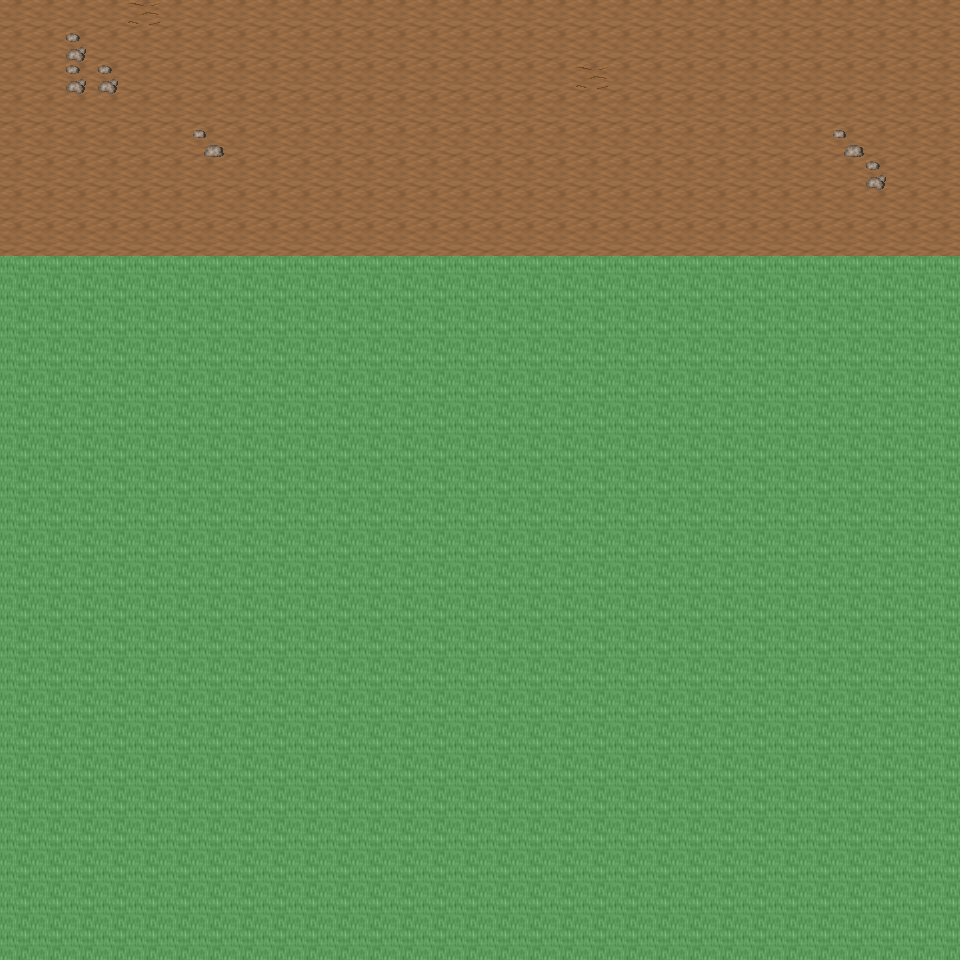

This is a level from a 2D game, rendered from its Tiled map with the project's own tilesets. A one-line summary and the map file follow, with tile-layer data summarised:
An orthogonal 30x30 tile map with 32x32 px tiles, 6 tile layers (Ground, Object, Object2, Above, ...), 24 tilesets and 3 objects (3x mapchange).

<map version="1.0" orientation="orthogonal" renderorder="right-down" width="30" height="30" tilewidth="32" tileheight="32" nextobjectid="4">
  <tileset firstgid="1" name="tileset_ground_ground" tilewidth="32" tileheight="32" tilecount="33" columns="3">
    <image source="../drawable/tileset_ground_ground.png" width="96" height="352" />
  </tileset>
  <tileset firstgid="34" name="tileset_ground_ridge_earth_dark" tilewidth="32" tileheight="32" tilecount="96" columns="12">
    <image source="../drawable/tileset_ground_ridge_earth_dark.png" width="384" height="256" />
  </tileset>
  <tileset firstgid="130" name="tileset_ground_rock_pebbles" tilewidth="32" tileheight="32" tilecount="3" columns="1">
    <image source="../drawable/tileset_ground_rock_pebbles.png" width="32" height="96" />
  </tileset>
  <tileset firstgid="133" name="tileset_ground_ladder_steps" tilewidth="32" tileheight="32" tilecount="6" columns="3">
    <image source="../drawable/tileset_ground_ladder_steps.png" width="96" height="64" />
  </tileset>
  <tileset firstgid="139" name="tileset_ground_grass_edges" tilewidth="32" tileheight="32" tilecount="36" columns="12">
    <image source="../drawable/tileset_ground_grass_edges.png" width="384" height="96" />
  </tileset>
  <tileset firstgid="175" name="tileset_ground_grass_corners" tilewidth="32" tileheight="32" tilecount="24" columns="6">
    <image source="../drawable/tileset_ground_grass_corners.png" width="192" height="128" />
  </tileset>
  <tileset firstgid="199" name="tileset_ground_earth_edges" tilewidth="32" tileheight="32" tilecount="18" columns="6">
    <image source="../drawable/tileset_ground_earth_edges.png" width="192" height="96" />
  </tileset>
  <tileset firstgid="217" name="tileset_plant_flower_daisy_white" tilewidth="32" tileheight="32" tilecount="8" columns="2">
    <image source="../drawable/tileset_plant_flower_daisy_white.png" width="64" height="128" />
  </tileset>
  <tileset firstgid="225" name="tileset_item_corpse_huge_animal" tilewidth="32" tileheight="32" tilecount="16" columns="2">
    <image source="../drawable/tileset_item_corpse_huge_animal.png" width="64" height="256" />
  </tileset>
  <tileset firstgid="241" name="tileset_plant_grasses" tilewidth="32" tileheight="32" tilecount="6" columns="3">
    <image source="../drawable/tileset_plant_grasses.png" width="96" height="64" />
  </tileset>
  <tileset firstgid="247" name="tileset_plant_flower_daisy_blue" tilewidth="32" tileheight="32" tilecount="8" columns="2">
    <image source="../drawable/tileset_plant_flower_daisy_blue.png" width="64" height="128" />
  </tileset>
  <tileset firstgid="255" name="tileset_plant_flower_daisy_yellow" tilewidth="32" tileheight="32" tilecount="8" columns="2">
    <image source="../drawable/tileset_plant_flower_daisy_yellow.png" width="64" height="128" />
  </tileset>
  <tileset firstgid="263" name="tileset_plant_flower_daisy_red" tilewidth="32" tileheight="32" tilecount="8" columns="2">
    <image source="../drawable/tileset_plant_flower_daisy_red.png" width="64" height="128" />
  </tileset>
  <tileset firstgid="271" name="tileset_plant_bush_bushes" tilewidth="32" tileheight="32" tilecount="10" columns="5">
    <image source="../drawable/tileset_plant_bush_bushes.png" width="160" height="64" />
  </tileset>
  <tileset firstgid="281" name="tileset_plant_stump_stump_brown" tilewidth="32" tileheight="32" tilecount="4" columns="2">
    <image source="../drawable/tileset_plant_stump_stump_brown.png" width="64" height="64" />
  </tileset>
  <tileset firstgid="285" name="tileset_logic_collision" tilewidth="32" tileheight="32" tilecount="1" columns="1">
    <image source="../drawable/tileset_logic_collision.png" width="32" height="32" />
  </tileset>
  <tileset firstgid="286" name="tileset_plant_tree_dead_tree_5" tilewidth="32" tileheight="32" tilecount="20" columns="4">
    <image source="../drawable/tileset_plant_tree_dead_tree_5.png" width="128" height="160" />
  </tileset>
  <tileset firstgid="306" name="tileset_plant_tree_dead_tree_6" tilewidth="32" tileheight="32" tilecount="20" columns="4">
    <image source="../drawable/tileset_plant_tree_dead_tree_6.png" width="128" height="160" />
  </tileset>
  <tileset firstgid="326" name="tileset_plant_tree_dead_tree_7" tilewidth="32" tileheight="32" tilecount="20" columns="4">
    <image source="../drawable/tileset_plant_tree_dead_tree_7.png" width="128" height="160" />
  </tileset>
  <tileset firstgid="346" name="tileset_plant_bush_large_dead" tilewidth="32" tileheight="32" tilecount="2" columns="1">
    <image source="../drawable/tileset_plant_bush_large_dead.png" width="32" height="64" />
  </tileset>
  <tileset firstgid="348" name="tileset_plant_bush_large_wide_dead" tilewidth="32" tileheight="32" tilecount="4" columns="2">
    <image source="../drawable/tileset_plant_bush_large_wide_dead.png" width="64" height="64" />
  </tileset>
  <tileset firstgid="352" name="tileset_plant_grasses_wildland" tilewidth="32" tileheight="32" tilecount="4" columns="4">
    <image source="../drawable/tileset_plant_grasses_wildland.png" width="128" height="32" />
  </tileset>
  <tileset firstgid="356" name="tileset_object_skullsonspikes_l" tilewidth="32" tileheight="32" tilecount="12" columns="4">
    <image source="../drawable/tileset_object_skullsonspikes_l.png" width="128" height="96" />
  </tileset>
  <tileset firstgid="368" name="tileset_object_skullsonspikes_r" tilewidth="32" tileheight="32" tilecount="12" columns="4">
    <image source="../drawable/tileset_object_skullsonspikes_r.png" width="128" height="96" />
  </tileset>
  <layer name="Ground" width="30" height="30">
    <data>[900 cells, 240 non-empty, 1 distinct tile ids]</data>
  </layer>
  <layer name="Object" width="30" height="30">
    <data>[900 cells, 0 non-empty, 0 distinct tile ids]</data>
  </layer>
  <layer name="Object2" width="30" height="30">
    <data>[900 cells, 8 non-empty, 3 distinct tile ids]</data>
  </layer>
  <layer name="Above" width="30" height="30">
    <data>[900 cells, 0 non-empty, 0 distinct tile ids]</data>
  </layer>
  <layer name="Above2" width="30" height="30">
    <data>[900 cells, 0 non-empty, 0 distinct tile ids]</data>
  </layer>
  <layer name="Walkable" width="30" height="30">
    <data>[900 cells, 660 non-empty, 1 distinct tile ids]</data>
  </layer>
  <objectgroup name="MapEvents">
    <object id="1" name="north" type="mapchange" x="0" y="0" width="960" height="32">
      <properties>
        <property name="map" value="0_ados_mountain_n2_w2_x0_y3" />
        <property name="place" value="south" />
      </properties>
    </object>
    <object id="2" name="west" type="mapchange" x="0" y="0" width="32" height="256">
      <properties>
        <property name="map" value="0_deniran_forest_n2_w_x0_y4" />
        <property name="place" value="east" />
      </properties>
    </object>
    <object id="3" name="east" type="mapchange" x="928" y="0" width="32" height="256">
      <properties>
        <property name="map" value="0_ados_mountain_n2_w2_x1_y4" />
        <property name="place" value="west" />
      </properties>
    </object>
  </objectgroup>
</map>
